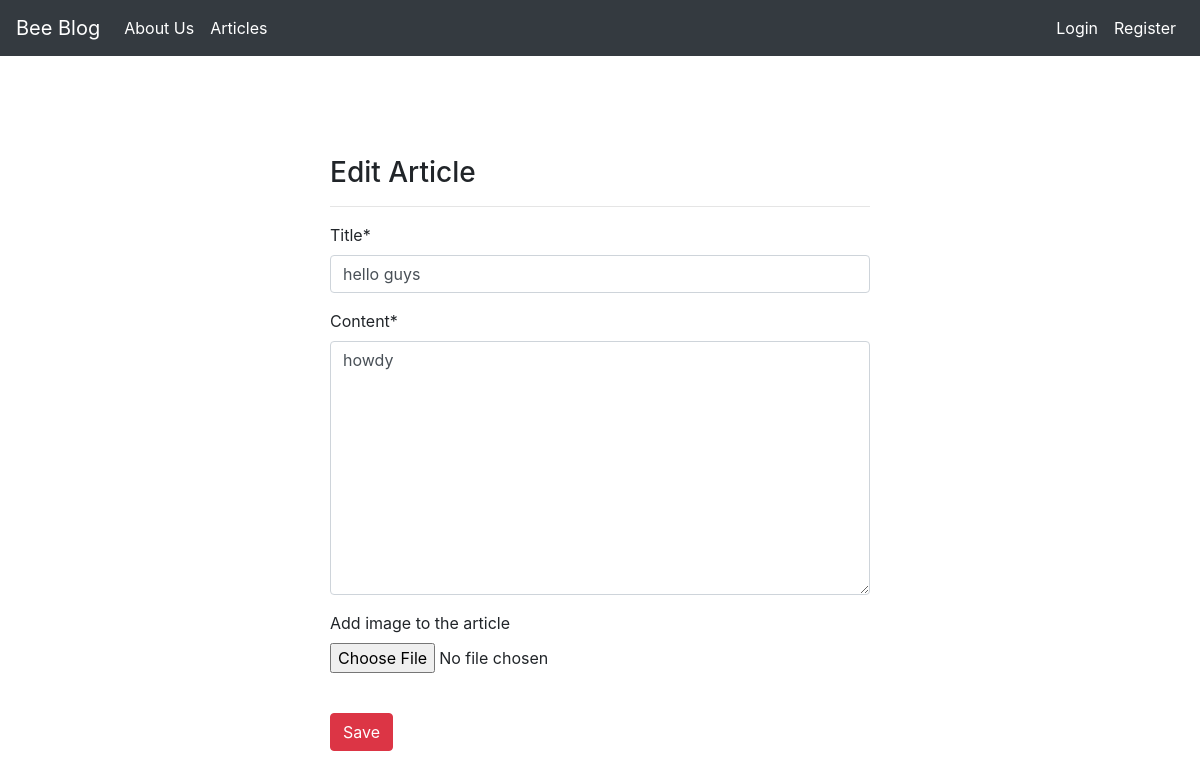
The app's page /articles/update/3, older data.
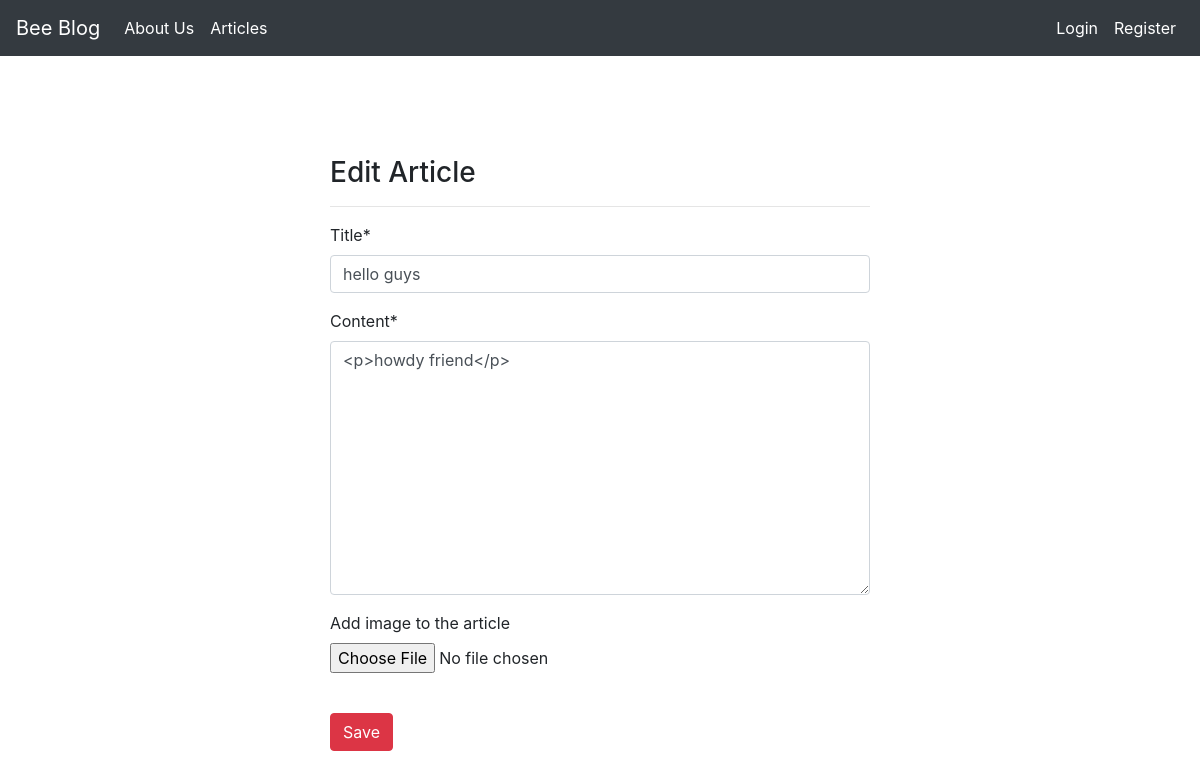
The same page, newer data.
### article/models.py (models this page shows, shortened)
class Article(models.Model):
    author=models.ForeignKey("auth.User",on_delete=models.CASCADE)
    title=models.CharField(max_length=50)
    content=RichTextField()
    created_date=models.DateTimeField(auto_now_add=True)
    article_image=models.ImageField(blank=True,null=True,verbose_name="Add image to the article",upload_to='media/')

### article/views.py (the view, shortened to what this page needs)
# urls.py: path('update/<int:id>',views.updateArticle,name="update"),
def updateArticle(request,id):
    article=get_object_or_404(Article, id=id)
    form=ArticleForm(request.POST or None,request.FILES or None,instance=article)
    return render(request,"update.html",{"form":form})

### article/forms.py
class ArticleForm(forms.ModelForm):#Burada zaten appimizin bir db modeli olduğu için ordakini aldık ve tekrardan
    class Meta:                    #form oluşturmaya gerek kalmadı.
        model=Article
        fields=["title","content","article_image"]

### templates/update.html (shortened to what this page needs)
{% extends "layout.html" %}
{% load crispy_forms_tags %}
{% block body %}
<div class="row">
    <div class="col-md-6 offset-md-3">
        <h3>Edit Article</h3>
        <hr>
        <form method="post">
            {{form|crispy}}
            <br>
            <button type="submit" class="btn btn-danger">Save</button>
        </form>
    </div>
</div>
{% endblock body %}

Row changes from the older to the newer data that the page shows:
changed Article "hello guys": content "howdy" → "<p>howdy friend</p>"
